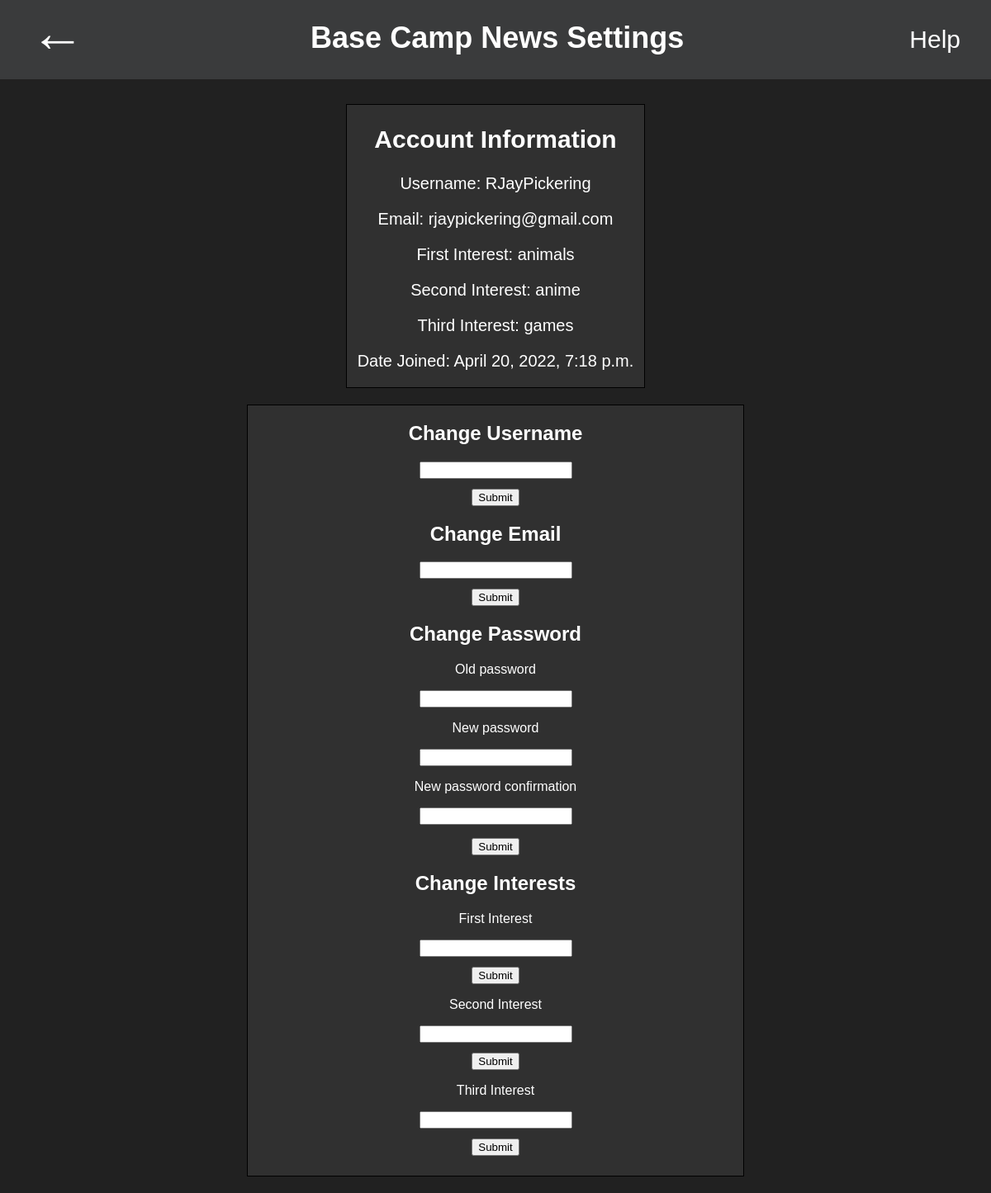
Page /setting/ (signed in) on the earlier database version.
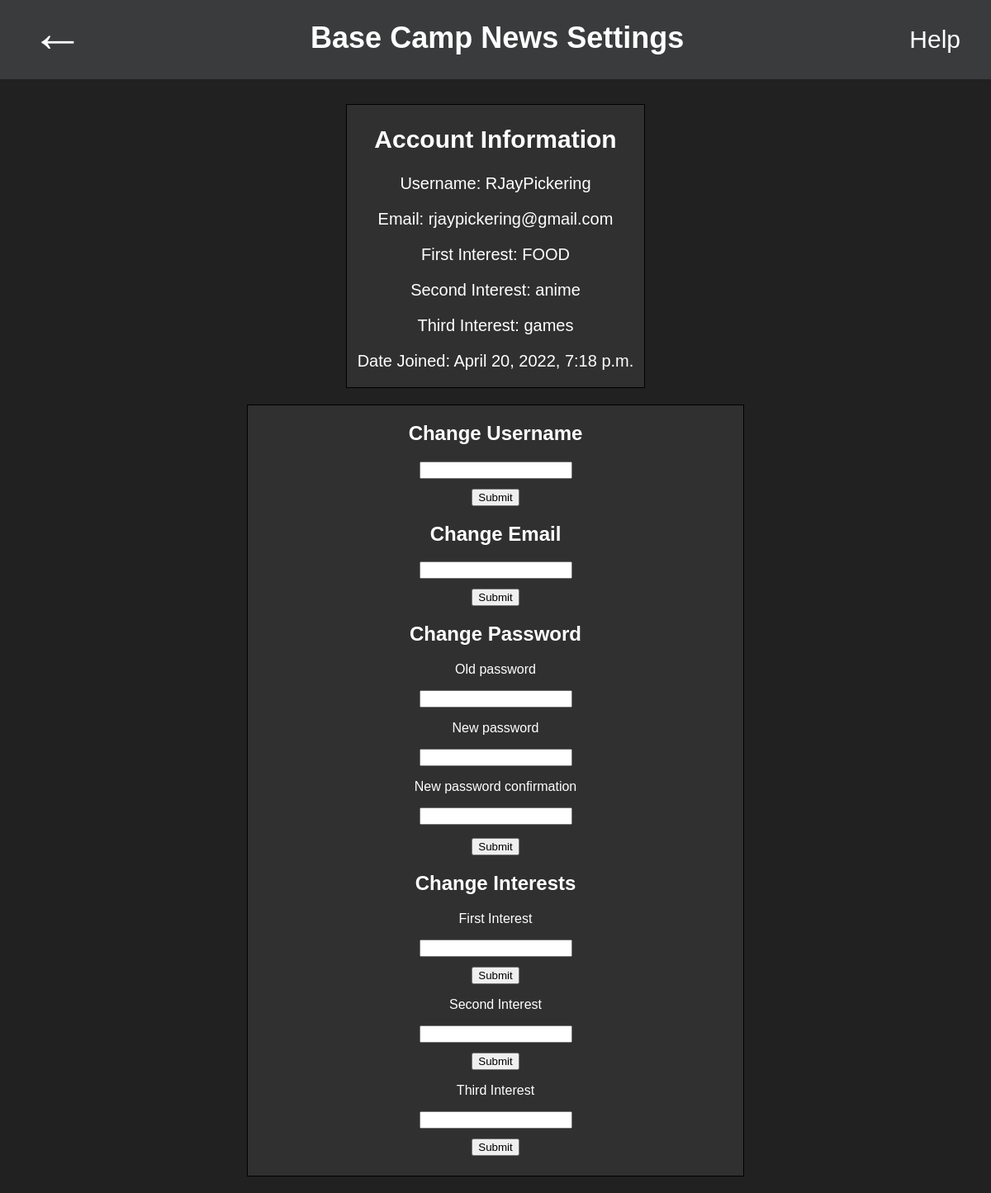
Same page on the later database version.
### application/models.py (models this page shows, shortened)
class Customer(AbstractBaseUser, PermissionsMixin):
    username = models.CharField(max_length=128, default='New_User_1953', blank="New_User_1953")
    email = models.EmailField(unique=True, default='')
    password1 = models.CharField(max_length=120)
    password2 = models.CharField(max_length=120)
    interest1 = models.CharField(max_length=50)
    interest2 = models.CharField(max_length=50)
    interest3 = models.CharField(max_length=50)
    is_staff = models.BooleanField(default=False)
    is_active = models.BooleanField(default=True)
    date_joined = models.DateTimeField(default=timezone.now)
    USERNAME_FIELD = 'email'
    REQUIRED_FIELDS = []
    objects = CustomerManager()

### application/views.py (the view)
# urls.py: path('setting/', settingStyle, name="settings"),
@login_required(login_url='signin')
def settingStyle(request):
    username = request.user.username
    email = request.user.email
    password = request.user.password
    interestOne = request.user.interest1
    interestTwo = request.user.interest2
    interestThree = request.user.interest3
    if request.method == 'POST':
        if 'password_change' in request.POST:
            if request.method == 'POST':
                form = PasswordChangeForm(request.user, request.POST)
                context = {'form':form, "user": username, "email": email, "password":password, "Interest_1": interestOne, "Interest_2": interestTwo, "Interest_3": interestThree}
                if form.is_valid():
                    user = form.save()
                    update_session_auth_hash(request, user)  # Important!
                    messages.success(request, 'Your password was successfully updated!')
                else:
                    messages.error(request, 'Please correct the error below.')
        elif 'username_change' in request.POST:
            user_email = request.user.email
            newusername = request.POST.get('new_username')
            user = Customer.objects.get(email = user_email)
            user.username = newusername
            user.save()
            form = PasswordChangeForm(request.user, request.POST)
            context = {'form':form, "user": username, "email": email, "password":password, "Interest_1": interestOne, "Interest_2": interestTwo, "Interest_3": interestThree}
        elif 'email_change' in request.POST:
            user_email = request.user.email
            newemail = request.POST.get('new_email')
            emails = Customer.objects.get(email = user_email)
            emails.email = newemail
            emails.save()
            form = PasswordChangeForm(request.user, request.POST)
            context = {'form':form, "user": username, "email": email, "password":password, "Interest_1": interestOne, "Interest_2": interestTwo, "Interest_3": interestThree}
        elif 'first_change' in request.POST:
            user_email = request.user.email
            newInterest = request.POST.get('new_first')
            Interest = Customer.objects.get(email = user_email)
            Interest.interest1 = newInterest
            Interest.save()
            form = PasswordChangeForm(request.user, request.POST)
            context = {'form':form, "user": username, "email": email, "password":password, "Interest_1": interestOne, "Interest_2": interestTwo, "Interest_3": interestThree}
        elif 'second_change' in request.POST:
            user_email = request.user.email
            newInterest = request.POST.get('new_second')
            Interest = Customer.objects.get(email = user_email)
            Interest.interest2 = newInterest
            Interest.save()
            form = PasswordChangeForm(request.user, request.POST)
            context = {'form':form, "user": username, "email": email, "password":password, "Interest_1": interestOne, "Interest_2": interestTwo, "Interest_3": interestThree}
        elif 'third_change' in request.POST:
            user_email = request.user.email
            newInterest = request.POST.get('new_third')
            Interest = Customer.objects.get(email = user_email)
            Interest.interest3 = newInterest
            Interest.save()
            form = PasswordChangeForm(request.user, request.POST)
            context = {'form':form, "user": username, "email": email, "password":password, "Interest_1": interestOne, "Interest_2": interestTwo, "Interest_3": interestThree}
    else:
        form = PasswordChangeForm(request.user, request.POST)
        context = {'form':form, "user": username, "email": email, "password":password, "Interest_1": interestOne, "Interest_2": interestTwo, "Interest_3": interestThree}
    return render(request, 'settings.html', context)

### application/templates/settings.html (shortened to what this page needs)
{% load static %}
<!DOCTYPE html>
<html lang="en">
  <head>
    <link rel="stylesheet" href="{% static 'index.css' %}" />
  </head>
  <body id="main" class="settings_background">
    <div class="settings_flex">
      <a class="home_settings" onclick="history.back()">←</a>
      <h1>Base Camp News Settings</h1>
      <div class="help_button">
        <p class="openHelp" onclick="openHelp()">Help</p>
      </div>
    </div>
    <div class="settings_forms_2-0">
      <div class="information_box">
        <h2>Account Information</h2>
        <p>Username: {{request.user.username}}</p>
        <p>Email: {{request.user.email}}</p>
        <p>First Interest: {{request.user.interest1}}</p>
        <p>Second Interest: {{request.user.interest2}}</p>
        <p>Third Interest: {{request.user.interest3}}</p>
        <p>Date Joined: {{request.user.date_joined}}</p>
      </div>
      <div class="change_username">
        <form action="" method="POST" >
          <h2>Change Username</h2>
          <div><input
            type="text"
            name="new_username"
          />
          <div class="submit_button">
          <input type="submit" value="Submit" name="username_change" id="username_submit"/>
          </div>
        </form>
      </div>
      <div class="change_email">
        <form action="" method="POST" >
            <h2>Change Email</h2>
            <div><input
              type="text"
              name="new_email"
            />
            <div class="submit_button">
            <input type="submit" value="Submit" name="email_change" />
            </div>
        </form>
      </div>
      <div class="password_box">
        <form action="" method="POST" >
          <h2>Change Password</h2>
          <p>{{form.old_password.label}}</p>
          <p>{{form.old_password}}</p>
          <p>{{form.new_password1.label}}</p>
          <p>{{form.new_password1}}</p>
          <p>{{form.new_password2.label}}</p>
          <p>{{form.new_password2}}</p>
          <div class="submit_button">
          <input type="submit" value="Submit" name="password_change" />
          </div>
        </form>
      </div>
      <div class="interest_change">
        <form action="" method="POST" class="interest_change">
            <h2>Change Interests</h2>
            <p>First Interest</p>
            <div><input
              type="text"
              name="new_first"
            />
            <div class="submit_button">
            <input type="submit" value="Submit" name="first_change" />
            </div>
            <p>Second Interest</p>
            <div><input
              type="text"
              name="new_second"
            />
            <div class="submit_button">
            <input type="submit" value="Submit" name="second_change" />
            </div>
            <p>Third Interest</p>
            <div><input
              type="text"
              name="new_third"
            />
            <div class="submit_button">
            <input type="submit" value="Submit" name="third_change" />
            </div>
        </form>
      </div>
    </div>
  </body>
</html>

### application/static/index.css (style rules this page uses)
html, body { font-family: Arial, Helvetica, sans-serif; margin: 0; padding: 0; }
.settings_background { background-color: #212121; color: white; }
.settings_flex { display: flex; flex-direction: row; border: 1px solid #3a3b3c; background-color: #3a3b3c; justify-content: space-between; }
.settings_flex h1 { font-size: 3vw; }
.home_settings { font-size: 5.5vw; text-decoration: none; padding-left: 3vw; color: white; }
.help_button { margin-right: 3vw; }
.openHelp { font-size: 2.5vw; cursor: pointer; color: white; float: right; }
.information_box { border: 1px solid black; text-align: center; font-size: 2.5vh; width: 30vw; background-color: rgb(48, 48, 48); }
.change_username { border: 1px solid black; text-align: center; font-size: 2vh; width: 50vw; padding-bottom: 3vh; background-color: rgb(48, 48, 48); margin-top: 20px; margin-bottom: 20px; }
.submit_button { margin-top: 12px; }
.change_email { text-align: center; }
.password_box { text-align: center; }
.interest_change { text-align: center; }
.settings_forms_2-0 { display: flex; flex-direction: column; justify-content: center; align-items: center; margin-top: 2.5vw; }

Differences in the rows shown:
changed Customer "RJayPickering": user.interest1 "animals" → "FOOD"
